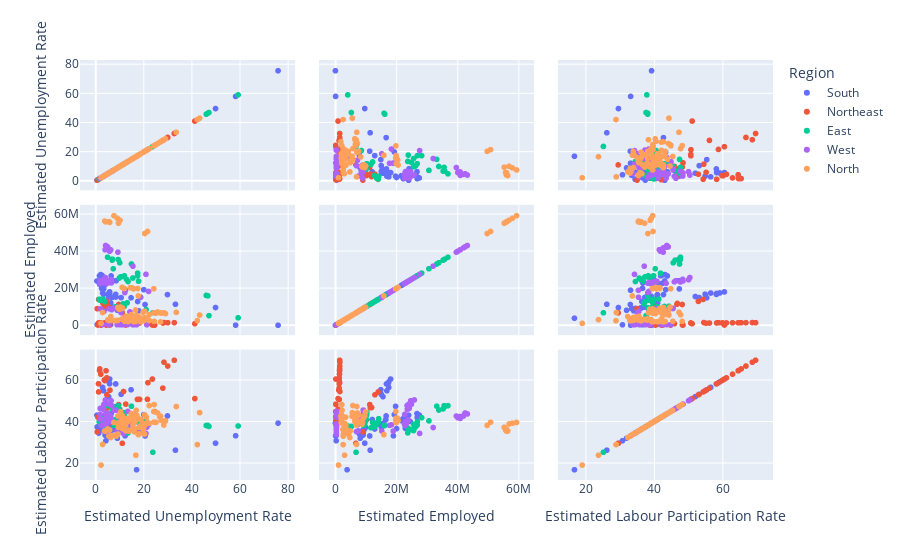

Notebook cell for this chart:
### Code cell
# Creating a scatter matrix plot to denote relationship
fig = plx.scatter_matrix(df,
    dimensions=['Estimated Unemployment Rate','Estimated Employed',
                'Estimated Labour Participation Rate'],
    color='Region')
fig.show()
